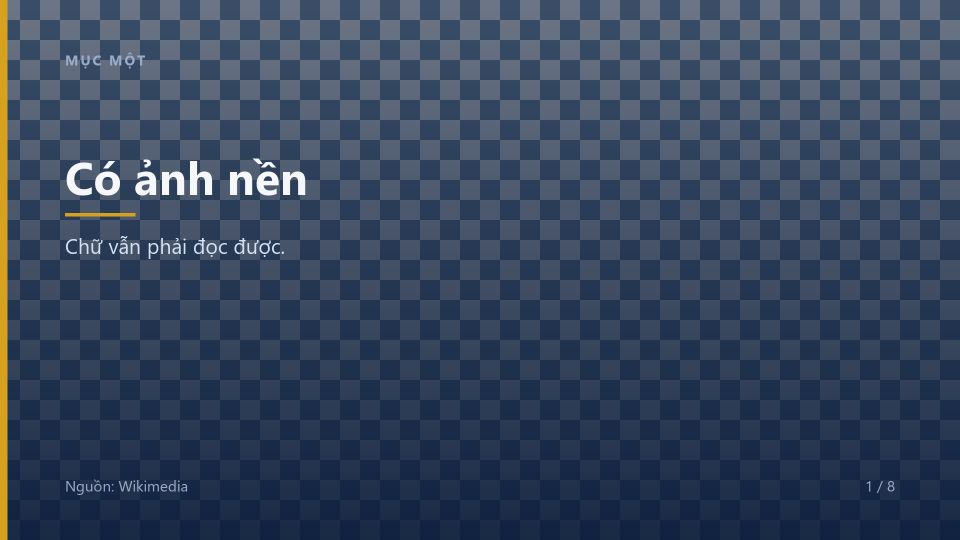
#> input picture codebase/ui/qa/v4-card-over-photo.png, 1920 x 1080 px (shown at 1/2 size); its folder holds only this picture in this run
$ python -i imagery.py   (imports and definitions only)
#> lines starting #> are read from the running program, lines starting #| are printed output that depends on the picture
#> further down, picture is the input picture: PIL image 1920x1080 RGB; mean R, G, B 54.7, 69.9, 93.1
"""Pictures for the cards, from a place that lets us use them.

Wikimedia Commons, not a web image search: every file there carries a licence and an
author, which is the only kind of picture a lesson about checking your sources has any
business putting on screen. No API key, no account.

When Commons has nothing for a topic, the card falls back to a generated background
rather than an unlicensed photograph.
"""

from __future__ import annotations

import json
import re
import sys
import time
import urllib.error
import urllib.parse
import urllib.request
from pathlib import Path

from PIL import Image

API = "https://commons.wikimedia.org/w/api.php"
UA = "ScriptScout/0.1 (VinUni course project; contact via repo)"
# Behind a caption, anything that carries its own lettering is a competing slide,
# not a background: a survey bar chart once landed under a Kubernetes card and both
# layers of type fought. Photographs and scenes only.
BAD = re.compile(r"(logo|icon|flag|coat[_ ]of[_ ]arms|signature|barnstar|\.svg$"
                 r"|chart|graph|plot|survey|statistic|histogram|infographic)", re.I)


# [51 lines left out: functions _get, find, not called in this run]


# Commons is a donated service and asks to be treated like one: one modest backoff on a
# "come back later", never a hammering loop.
RETRY_ON = frozenset({429, 500, 502, 503, 504})
_last_error: str | None = None


# [14 lines left out: functions last_error, _refused, not called in this run]


def _host(url: str) -> str:
    return urllib.parse.urlsplit(url).netloc or "máy chủ ảnh"


# [93 lines left out: functions download, cover, is_flat_document, not called in this run]

def treat(img, blur: float = 1.6, tint=(10, 59, 117), strength: float = 0.34):
    """Make a photograph behave as a background instead of competing as a picture.

    A sharp, full-colour photograph behind a sentence pulls the eye off the words, and
    eight unrelated photographs make a deck look like a stock-image catalogue. A light
    blur and a pull toward the brand navy keeps every card recognisably the same film,
    and gives the scrim less work to do.
    """
#> called with blur = 1.6, tint = (10, 59, 117), strength = 0.34
    from PIL import ImageEnhance, ImageFilter
    out = img.convert("RGB")
    if blur > 0:
        out = out.filter(ImageFilter.GaussianBlur(blur))
    out = ImageEnhance.Color(out).enhance(0.72)
    wash = Image.new("RGB", out.size, tuple(tint))
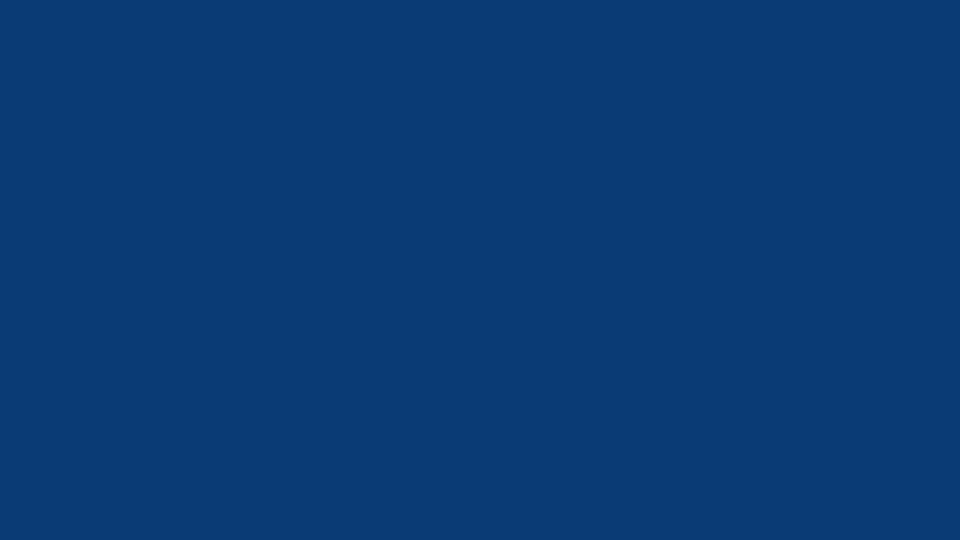
#> wash: PIL image 1920x1080 RGB (shown at 1/2 size); mean R, G, B 10, 59, 117
    return Image.blend(out, wash, max(0.0, min(0.85, strength)))
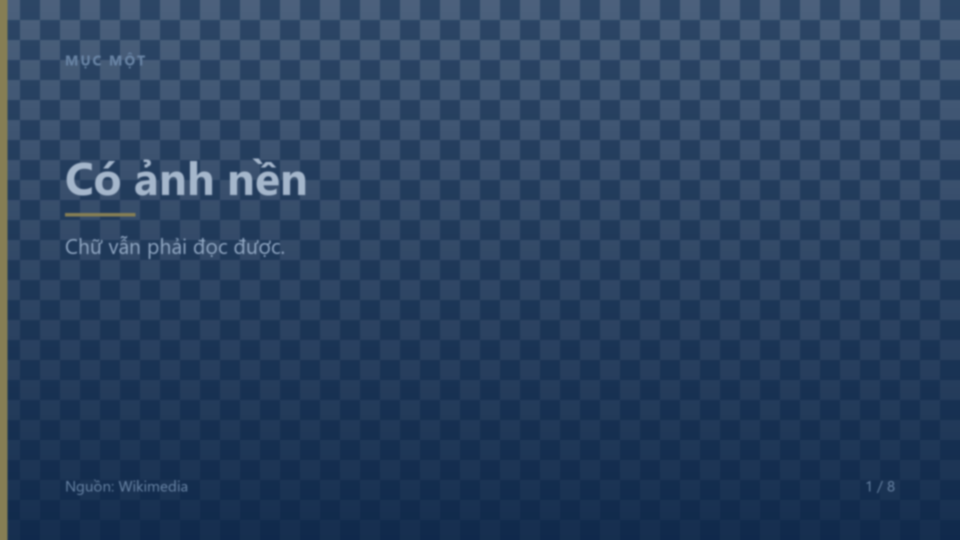
#> returned value: PIL image 1920x1080 RGB (shown at 1/2 size); mean R, G, B 41.1, 65.1, 95.8

>>> from PIL import Image
>>> picture = Image.open('../qa/v4-card-over-photo.png')
>>> result = treat(picture)
